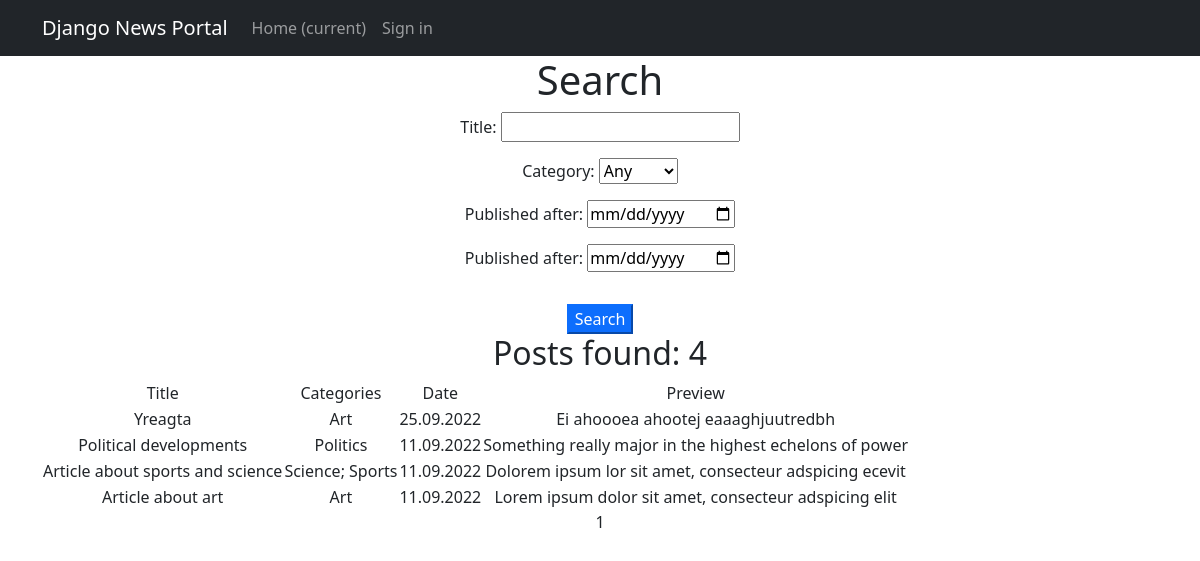
The app's page /news/search/ with its own data.
### news/models.py (models this page shows, shortened)
class Post(models.Model):
    postAuthor = models.ForeignKey(Author, on_delete=models.CASCADE)
    dateCreated = models.DateTimeField(auto_now_add=True)
    header = models.CharField(max_length=128)
    text = models.TextField()
    rating = models.IntegerField(default=0)
    regular_article = 'R'
    news_article = 'N'
    TYPES = [
        (regular_article, 'Article'),
        (news_article, 'News')
    ]
    type = models.CharField(max_length=1, choices=TYPES, default=regular_article)
    categories = models.ManyToManyField(Category, through='PostCategory')

class Category(models.Model):
    category_name = models.CharField(max_length=64, unique=True)
    subscribers = models.ManyToManyField(User, related_name='categories')
    def __str__(self):
        return str(self.category_name)

### news/views.py (the view)
# urls.py: path('search/', PostSearch.as_view(), name='search'),
class PostSearch(ListView):
    model = Post
    ordering = '-dateCreated'
    template_name = 'search.html'
    context_object_name = 'search'
    paginate_by = 10
    def get_queryset(self):
        queryset = super().get_queryset()
        self.filterset = PostFilter(self.request.GET, queryset)
        return self.filterset.qs
    def get_context_data(self, **kwargs):
        context = super().get_context_data(**kwargs)
        context['time_now'] = datetime.utcnow()
        context['filterset'] = self.filterset
        return context

### news/templatetags/custom_filters.py (called while the page is built)
@register.filter()
def censor(text):
    try:
        if not isinstance(text, str):
            raise TypeError('Censored text is not a string')
    except TypeError:
        print('Censored text is not of string type')
    else:
        wordlist = text.split()
        for i, j in enumerate(wordlist):
            if j.lower() in PROFANITIES:
                j = j[0] + '*' * (len(j) - 1)
                wordlist[i] = j
        return ' '.join(wordlist)

### templates/search.html (shortened to what this page needs)
{% extends 'default.html' %}
{% load custom_filters %}
{% load custom_tags %}
{% block content %}
<h1>Search</h1>
<form action="" method="get">
       {{filterset.form.as_p}}
       <input type="submit" class="mt-3 btn-primary" value="Search" />
</form>
<h2>Posts found: {{ search|length }}</h2>
   {% if search %}
       <table>
           <tr>
               <td>Title</td>
               <td>Categories</td>
               <td>Date</td>
               <td>Preview</td>
           </tr>
           {% for post in search %}
           <tr>
               <td>{{ post.header }}</td>
               <td>
                   {% for cat in post.categories.all %}
                      {% if forloop.revcounter0 %}
                         {{ cat.category_name }};
                      {% else %}
                         {{ cat.category_name }}
                      {% endif %}
                   {% endfor %}
               </td>
               <td>{{ post.dateCreated|date:'d.m.Y' }}</td>
               <td>{{ post.text|truncatewords:20|censor }}</td>
           </tr>
           {% endfor %}
       </table>
   {% else %}
       <h2>No news yet!</h2>
   {% endif %}
   {{ page_obj.number }}
{% endblock content %}

### records on screen
Post: header "Yreagta", dateCreated "25.09.2022", text|censor "Ei ahoooea ahootej eaaaghjuutredbh"
Category: category_name "Art"
Post: header "Political developments", dateCreated "11.09.2022", text|censor "Something really major in the highest echelons of power"
Category: category_name "Politics"
Post: header "Article about sports and science", dateCreated "11.09.2022", text|censor "Dolorem ipsum lor sit amet, consecteur adspicing ecevit"
Category: category_name "Science"
Category: category_name "Sports"
Post: header "Article about art", dateCreated "11.09.2022", text|censor "Lorem ipsum dolor sit amet, consecteur adspicing elit"

### other values on screen
{{ search|length }} "4"
{{ page_obj.number }} "1"
